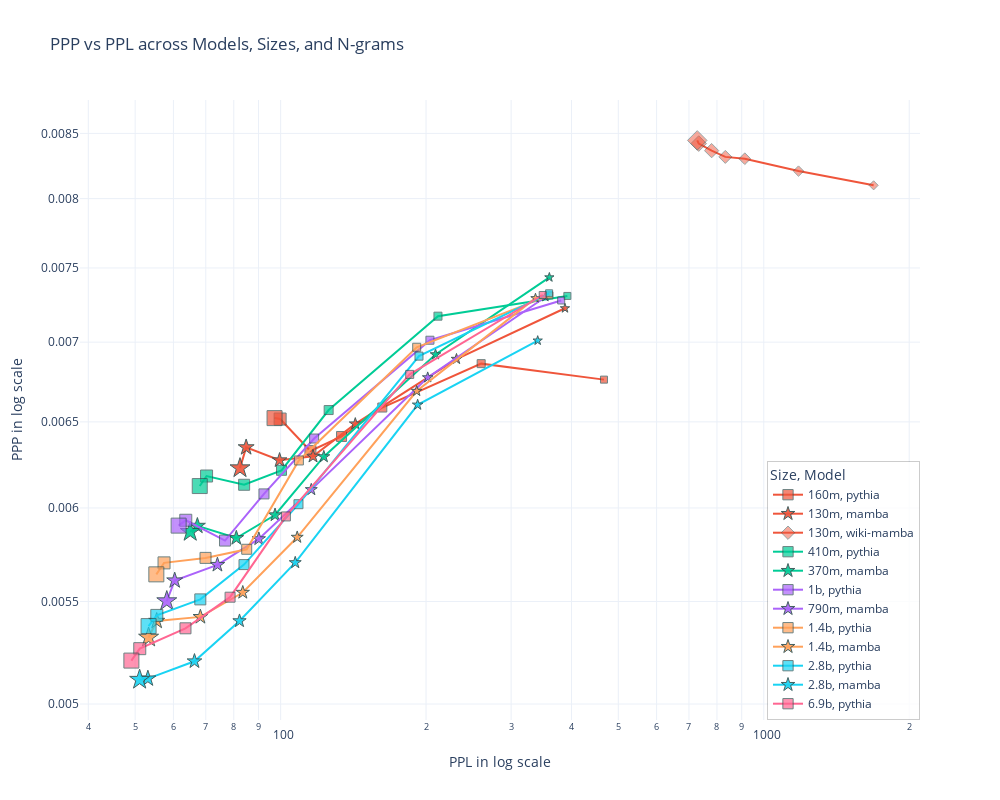

The notebook cell this image was saved under:
### Code cell
df_sorted = df.sort_values(["size_num", "model",  "ngram"])

df_sorted = df_sorted[df_sorted.model.isin([
    'wiki-mamba',
    'mamba',
    'pythia'
])]

ngram_to_size = {
    2: 7,
    3: 8,
    5: 9,
    7: 10,
    10: 11,
    20: 12,
    1000: 15
}
df_sorted['marker_size'] = df_sorted['ngram'].map(ngram_to_size)

# comparible sizes together 
size_to_group = {
    '130m': '130m - 160m',
    '160m': '130m - 160m',
    '370m': '370m - 410m',
    '410m': '370m - 410m',
    '790m': '790m - 1b',
    '1b': '790m - 1b',
    '1.4b': '1.4b',
    '2.8b': '2.8b',
    '6.9b': '6.9b',
}
df_sorted['size_group'] = df_sorted['size'].map(size_to_group)

fig = px.scatter(
    df_sorted,
    x="PPL",
    y="PPP",
    color="size_group",           # unique color for each (model + size)
    symbol="model",               # marker shape per model type
    # facet_col="model",
    hover_data=["model", "size", "ngram", "PPP", "PPL"],
    title="PPP vs PPL across Models, Sizes, and N-grams",
    log_x=True,
    log_y=True,
    color_continuous_scale=px.colors.sequential.Viridis,
    width=1000,
    height=800
).update_traces(mode='lines+markers', line=dict(width=2))

fig.update_traces(marker=dict(size=df_sorted['marker_size'], opacity=0.8, line=dict(width=1, color='DarkSlateGrey')))

symbol_map = {
    'mamba': 'star',
    'pythia': 'square',
    'wiki-mamba': 'diamond'
}

opacity_map = {
    'mamba': 0.9,
    'pythia': 0.7,
    'wiki-mamba': 0.5
}

for trace in fig.data:
    model = trace.name.split(',')[1].strip()  # Extract model name from trace name
    if model in symbol_map:
        trace.marker.symbol = symbol_map[model]
    if model in opacity_map:
        trace.marker.opacity = opacity_map[model]
    
for trace in fig.data:
    # Split the trace name into parts
    parts = [p.strip() for p in trace.name.split(',')]
    if len(parts) < 2:
        continue  # skip if unexpected format

    group_name, model_name = parts[0], parts[1]

    # Filter by both size_group and model
    sizes_in_group = df_sorted.loc[
        (df_sorted['size_group'] == group_name) &
        (df_sorted['model'] == model_name),
        'size'
    ].unique()

    # Use just the single size (should almost always be one)
    if len(sizes_in_group) == 1:
        label = f"{sizes_in_group[0]}, {model_name}"
    else:
        # fallback if somehow multiple sizes exist
        label = f"{'/'.join(sizes_in_group)}, {model_name}"

    trace.name = label

# Clean layout
fig.update_layout(
    legend_title_text="Size, Model",
    template="plotly_white",
    xaxis_title="PPL in log scale",
    yaxis_title="PPP in log scale",
    # legend in bottom right corner
    legend=dict(
        x=1,
        y=0,
        xanchor='right',
        yanchor='bottom',
        bgcolor='rgba(255,255,255,0.8)',
        bordercolor='rgba(0,0,0,0.2)',
        borderwidth=1
    )
)

fig.show()

### Figure 1 — Plotly figure (JSON) as saved in the notebook; plotly's stock layout.template omitted (floating-point values rounded to 4 significant figures)
{"data": [{"customdata": [["pythia", "160m", 2], ["pythia", "160m", 3], ["pythia", "160m", 5], ["pythia", "160m", 7], ["pythia", "160m", 10], ["pythia", "160m", 20], ["pythia", "160m", 1000]], "hovertemplate": "size_group=130m - 160m<br>model=%{customdata[0]}<br>PPL=%{x}<br>PPP=%{y}<br>size=%{customdata[1]}<br>ngram=%{customdata[2]}<extra></extra>", "legendgroup": "130m - 160m, pythia", "line": {"width": 2}, "marker": {"color": "#EF553B", "line": {"color": "DarkSlateGrey", "width": 1}, "opacity": 0.7, "size": [7, 8, 9, 10, 11, 12, 15, 7, 8, 9, 10, 11, 12, 15, 7, 8, 9, 10, 11, 12, 15, 7, 8, 9, 10, 11, 12, 15, 7, 8, 9, 10, 11, 12, 15, 7, 8, 9, 10, 11, 12, 15, 7, 8, 9, 10, 11, 12, 15, 7, 8, 9, 10, 11, 12, 15, 7, 8, 9, 10, 11, 12, 15, 7, 8, 9, 10, 11, 12, 15, 7, 8, 9, 10, 11, 12, 15, 7, 8, 9, 10, 11, 12, 15, 7, 8, 9, 10, 11, 12, 15], "symbol": "square"}, "mode": "lines+markers", "name": "160m, pythia", "orientation": "v", "showlegend": true, "type": "scatter", "x": [466.9, 260.1, 162.4, 133.7, 115.3, 99.78, 97.16], "xaxis": "x", "y": [0.00676, 0.006862, 0.006587, 0.006412, 0.006327, 0.006517, 0.006523], "yaxis": "y"}, {"customdata": [["mamba", "130m", 2], ["mamba", "130m", 3], ["mamba", "130m", 5], ["mamba", "130m", 7], ["mamba", "130m", 10], ["mamba", "130m", 20], ["mamba", "130m", 1000]], "hovertemplate": "size_group=130m - 160m<br>model=%{customdata[0]}<br>PPL=%{x}<br>PPP=%{y}<br>size=%{customdata[1]}<br>ngram=%{customdata[2]}<extra></extra>", "legendgroup": "130m - 160m, mamba", "line": {"width": 2}, "marker": {"color": "#EF553B", "line": {"color": "DarkSlateGrey", "width": 1}, "opacity": 0.9, "size": [7, 8, 9, 10, 11, 12, 15, 7, 8, 9, 10, 11, 12, 15, 7, 8, 9, 10, 11, 12, 15, 7, 8, 9, 10, 11, 12, 15, 7, 8, 9, 10, 11, 12, 15, 7, 8, 9, 10, 11, 12, 15, 7, 8, 9, 10, 11, 12, 15, 7, 8, 9, 10, 11, 12, 15, 7, 8, 9, 10, 11, 12, 15, 7, 8, 9, 10, 11, 12, 15, 7, 8, 9, 10, 11, 12, 15, 7, 8, 9, 10, 11, 12, 15, 7, 8, 9, 10, 11, 12, 15], "symbol": "star"}, "mode": "lines+markers", "name": "130m, mamba", "orientation": "v", "showlegend": true, "type": "scatter", "x": [387.7, 231.2, 142.8, 116.7, 99.51, 84.86, 82.41], "xaxis": "x", "y": [0.007224, 0.006891, 0.006488, 0.006295, 0.006272, 0.006348, 0.006226], "yaxis": "y"}, {"customdata": [["wiki-mamba", "130m", 2], ["wiki-mamba", "130m", 3], ["wiki-mamba", "130m", 5], ["wiki-mamba", "130m", 7], ["wiki-mamba", "130m", 10], ["wiki-mamba", "130m", 20], ["wiki-mamba", "130m", 1000]], "hovertemplate": "size_group=130m - 160m<br>model=%{customdata[0]}<br>PPL=%{x}<br>PPP=%{y}<br>size=%{customdata[1]}<br>ngram=%{customdata[2]}<extra></extra>", "legendgroup": "130m - 160m, wiki-mamba", "line": {"width": 2}, "marker": {"color": "#EF553B", "line": {"color": "DarkSlateGrey", "width": 1}, "opacity": 0.5, "size": [7, 8, 9, 10, 11, 12, 15, 7, 8, 9, 10, 11, 12, 15, 7, 8, 9, 10, 11, 12, 15, 7, 8, 9, 10, 11, 12, 15, 7, 8, 9, 10, 11, 12, 15, 7, 8, 9, 10, 11, 12, 15, 7, 8, 9, 10, 11, 12, 15, 7, 8, 9, 10, 11, 12, 15, 7, 8, 9, 10, 11, 12, 15, 7, 8, 9, 10, 11, 12, 15, 7, 8, 9, 10, 11, 12, 15, 7, 8, 9, 10, 11, 12, 15, 7, 8, 9, 10, 11, 12, 15], "symbol": "diamond"}, "mode": "lines+markers", "name": "130m, wiki-mamba", "orientation": "v", "showlegend": true, "type": "scatter", "x": [1688.0, 1180.0, 913.5, 832.4, 779.9, 733.4, 728.2], "xaxis": "x", "y": [0.008099, 0.008207, 0.008302, 0.008316, 0.008365, 0.00842, 0.008445], "yaxis": "y"}, {"customdata": [["pythia", "410m", 2], ["pythia", "410m", 3], ["pythia", "410m", 5], ["pythia", "410m", 7], ["pythia", "410m", 10], ["pythia", "410m", 20], ["pythia", "410m", 1000]], "hovertemplate": "size_group=370m - 410m<br>model=%{customdata[0]}<br>PPL=%{x}<br>PPP=%{y}<br>size=%{customdata[1]}<br>ngram=%{customdata[2]}<extra></extra>", "legendgroup": "370m - 410m, pythia", "line": {"width": 2}, "marker": {"color": "#00cc96", "line": {"color": "DarkSlateGrey", "width": 1}, "opacity": 0.7, "size": [7, 8, 9, 10, 11, 12, 15, 7, 8, 9, 10, 11, 12, 15, 7, 8, 9, 10, 11, 12, 15, 7, 8, 9, 10, 11, 12, 15, 7, 8, 9, 10, 11, 12, 15, 7, 8, 9, 10, 11, 12, 15, 7, 8, 9, 10, 11, 12, 15, 7, 8, 9, 10, 11, 12, 15, 7, 8, 9, 10, 11, 12, 15, 7, 8, 9, 10, 11, 12, 15, 7, 8, 9, 10, 11, 12, 15, 7, 8, 9, 10, 11, 12, 15, 7, 8, 9, 10, 11, 12, 15], "symbol": "square"}, "mode": "lines+markers", "name": "410m, pythia", "orientation": "v", "showlegend": true, "type": "scatter", "x": [392.1, 211.7, 125.7, 100.4, 84.04, 70.27, 68.02], "xaxis": "x", "y": [0.007308, 0.007171, 0.006572, 0.006214, 0.006131, 0.006181, 0.006123], "yaxis": "y"}, {"customdata": [["mamba", "370m", 2], ["mamba", "370m", 3], ["mamba", "370m", 5], ["mamba", "370m", 7], ["mamba", "370m", 10], ["mamba", "370m", 20], ["mamba", "370m", 1000]], "hovertemplate": "size_group=370m - 410m<br>model=%{customdata[0]}<br>PPL=%{x}<br>PPP=%{y}<br>size=%{customdata[1]}<br>ngram=%{customdata[2]}<extra></extra>", "legendgroup": "370m - 410m, mamba", "line": {"width": 2}, "marker": {"color": "#00cc96", "line": {"color": "DarkSlateGrey", "width": 1}, "opacity": 0.9, "size": [7, 8, 9, 10, 11, 12, 15, 7, 8, 9, 10, 11, 12, 15, 7, 8, 9, 10, 11, 12, 15, 7, 8, 9, 10, 11, 12, 15, 7, 8, 9, 10, 11, 12, 15, 7, 8, 9, 10, 11, 12, 15, 7, 8, 9, 10, 11, 12, 15, 7, 8, 9, 10, 11, 12, 15, 7, 8, 9, 10, 11, 12, 15, 7, 8, 9, 10, 11, 12, 15, 7, 8, 9, 10, 11, 12, 15, 7, 8, 9, 10, 11, 12, 15, 7, 8, 9, 10, 11, 12, 15], "symbol": "star"}, "mode": "lines+markers", "name": "370m, mamba", "orientation": "v", "showlegend": true, "type": "scatter", "x": [359.9, 209.2, 122.9, 97.39, 80.98, 67.26, 65.0], "xaxis": "x", "y": [0.007435, 0.00692, 0.006293, 0.005961, 0.005835, 0.005901, 0.005869], "yaxis": "y"}, {"customdata": [["pythia", "1b", 2], ["pythia", "1b", 3], ["pythia", "1b", 5], ["pythia", "1b", 7], ["pythia", "1b", 10], ["pythia", "1b", 20], ["pythia", "1b", 1000]], "hovertemplate": "size_group=790m - 1b<br>model=%{customdata[0]}<br>PPL=%{x}<br>PPP=%{y}<br>size=%{customdata[1]}<br>ngram=%{customdata[2]}<extra></extra>", "legendgroup": "790m - 1b, pythia", "line": {"width": 2}, "marker": {"color": "#ab63fa", "line": {"color": "DarkSlateGrey", "width": 1}, "opacity": 0.7, "size": [7, 8, 9, 10, 11, 12, 15, 7, 8, 9, 10, 11, 12, 15, 7, 8, 9, 10, 11, 12, 15, 7, 8, 9, 10, 11, 12, 15, 7, 8, 9, 10, 11, 12, 15, 7, 8, 9, 10, 11, 12, 15, 7, 8, 9, 10, 11, 12, 15, 7, 8, 9, 10, 11, 12, 15, 7, 8, 9, 10, 11, 12, 15, 7, 8, 9, 10, 11, 12, 15, 7, 8, 9, 10, 11, 12, 15, 7, 8, 9, 10, 11, 12, 15, 7, 8, 9, 10, 11, 12, 15], "symbol": "square"}, "mode": "lines+markers", "name": "1b, pythia", "orientation": "v", "showlegend": true, "type": "scatter", "x": [380.8, 203.7, 117.3, 92.38, 76.73, 63.64, 61.51], "xaxis": "x", "y": [0.007277, 0.007013, 0.0064, 0.006079, 0.005821, 0.005932, 0.005902], "yaxis": "y"}, {"customdata": [["mamba", "790m", 2], ["mamba", "790m", 3], ["mamba", "790m", 5], ["mamba", "790m", 7], ["mamba", "790m", 10], ["mamba", "790m", 20], ["mamba", "790m", 1000]], "hovertemplate": "size_group=790m - 1b<br>model=%{customdata[0]}<br>PPL=%{x}<br>PPP=%{y}<br>size=%{customdata[1]}<br>ngram=%{customdata[2]}<extra></extra>", "legendgroup": "790m - 1b, mamba", "line": {"width": 2}, "marker": {"color": "#ab63fa", "line": {"color": "DarkSlateGrey", "width": 1}, "opacity": 0.9, "size": [7, 8, 9, 10, 11, 12, 15, 7, 8, 9, 10, 11, 12, 15, 7, 8, 9, 10, 11, 12, 15, 7, 8, 9, 10, 11, 12, 15, 7, 8, 9, 10, 11, 12, 15, 7, 8, 9, 10, 11, 12, 15, 7, 8, 9, 10, 11, 12, 15, 7, 8, 9, 10, 11, 12, 15, 7, 8, 9, 10, 11, 12, 15, 7, 8, 9, 10, 11, 12, 15, 7, 8, 9, 10, 11, 12, 15, 7, 8, 9, 10, 11, 12, 15, 7, 8, 9, 10, 11, 12, 15], "symbol": "star"}, "mode": "lines+markers", "name": "790m, mamba", "orientation": "v", "showlegend": true, "type": "scatter", "x": [353.1, 201.6, 115.7, 90.14, 74.0, 60.37, 58.13], "xaxis": "x", "y": [0.0073, 0.006774, 0.006103, 0.00583, 0.005691, 0.005608, 0.005502], "yaxis": "y"}, {"customdata": [["pythia", "1.4b", 2], ["pythia", "1.4b", 3], ["pythia", "1.4b", 5], ["pythia", "1.4b", 7], ["pythia", "1.4b", 10], ["pythia", "1.4b", 20], ["pythia", "1.4b", 1000]], "hovertemplate": "size_group=1.4b<br>model=%{customdata[0]}<br>PPL=%{x}<br>PPP=%{y}<br>size=%{customdata[1]}<br>ngram=%{customdata[2]}<extra></extra>", "legendgroup": "1.4b, pythia", "line": {"width": 2}, "marker": {"color": "#FFA15A", "line": {"color": "DarkSlateGrey", "width": 1}, "opacity": 0.7, "size": [7, 8, 9, 10, 11, 12, 15, 7, 8, 9, 10, 11, 12, 15, 7, 8, 9, 10, 11, 12, 15, 7, 8, 9, 10, 11, 12, 15, 7, 8, 9, 10, 11, 12, 15, 7, 8, 9, 10, 11, 12, 15, 7, 8, 9, 10, 11, 12, 15, 7, 8, 9, 10, 11, 12, 15, 7, 8, 9, 10, 11, 12, 15, 7, 8, 9, 10, 11, 12, 15, 7, 8, 9, 10, 11, 12, 15, 7, 8, 9, 10, 11, 12, 15, 7, 8, 9, 10, 11, 12, 15], "symbol": "square"}, "mode": "lines+markers", "name": "1.4b, pythia", "orientation": "v", "showlegend": true, "type": "scatter", "x": [360.0, 191.3, 109.1, 85.08, 69.92, 57.38, 55.31], "xaxis": "x", "y": [0.007311, 0.006967, 0.006271, 0.005774, 0.005728, 0.005701, 0.005641], "yaxis": "y"}, {"customdata": [["mamba", "1.4b", 2], ["mamba", "1.4b", 3], ["mamba", "1.4b", 5], ["mamba", "1.4b", 7], ["mamba", "1.4b", 10], ["mamba", "1.4b", 20], ["mamba", "1.4b", 1000]], "hovertemplate": "size_group=1.4b<br>model=%{customdata[0]}<br>PPL=%{x}<br>PPP=%{y}<br>size=%{customdata[1]}<br>ngram=%{customdata[2]}<extra></extra>", "legendgroup": "1.4b, mamba", "line": {"width": 2}, "marker": {"color": "#FFA15A", "line": {"color": "DarkSlateGrey", "width": 1}, "opacity": 0.9, "size": [7, 8, 9, 10, 11, 12, 15, 7, 8, 9, 10, 11, 12, 15, 7, 8, 9, 10, 11, 12, 15, 7, 8, 9, 10, 11, 12, 15, 7, 8, 9, 10, 11, 12, 15, 7, 8, 9, 10, 11, 12, 15, 7, 8, 9, 10, 11, 12, 15, 7, 8, 9, 10, 11, 12, 15, 7, 8, 9, 10, 11, 12, 15, 7, 8, 9, 10, 11, 12, 15, 7, 8, 9, 10, 11, 12, 15, 7, 8, 9, 10, 11, 12, 15, 7, 8, 9, 10, 11, 12, 15], "symbol": "star"}, "mode": "lines+markers", "name": "1.4b, mamba", "orientation": "v", "showlegend": true, "type": "scatter", "x": [336.9, 191.3, 108.2, 83.5, 68.23, 55.4, 53.3], "xaxis": "x", "y": [0.007292, 0.006689, 0.005839, 0.005546, 0.005422, 0.005401, 0.005319], "yaxis": "y"}, {"customdata": [["pythia", "2.8b", 2], ["pythia", "2.8b", 3], ["pythia", "2.8b", 5], ["pythia", "2.8b", 7], ["pythia", "2.8b", 10], ["pythia", "2.8b", 20], ["pythia", "2.8b", 1000]], "hovertemplate": "size_group=2.8b<br>model=%{customdata[0]}<br>PPL=%{x}<br>PPP=%{y}<br>size=%{customdata[1]}<br>ngram=%{customdata[2]}<extra></extra>", "legendgroup": "2.8b, pythia", "line": {"width": 2}, "marker": {"color": "#19d3f3", "line": {"color": "DarkSlateGrey", "width": 1}, "opacity": 0.7, "size": [7, 8, 9, 10, 11, 12, 15, 7, 8, 9, 10, 11, 12, 15, 7, 8, 9, 10, 11, 12, 15, 7, 8, 9, 10, 11, 12, 15, 7, 8, 9, 10, 11, 12, 15, 7, 8, 9, 10, 11, 12, 15, 7, 8, 9, 10, 11, 12, 15, 7, 8, 9, 10, 11, 12, 15, 7, 8, 9, 10, 11, 12, 15, 7, 8, 9, 10, 11, 12, 15, 7, 8, 9, 10, 11, 12, 15, 7, 8, 9, 10, 11, 12, 15, 7, 8, 9, 10, 11, 12, 15], "symbol": "square"}, "mode": "lines+markers", "name": "2.8b, pythia", "orientation": "v", "showlegend": true, "type": "scatter", "x": [359.5, 193.4, 108.9, 83.99, 68.2, 55.43, 53.31], "xaxis": "x", "y": [0.007325, 0.00691, 0.006021, 0.005692, 0.005511, 0.005429, 0.005376], "yaxis": "y"}, {"customdata": [["mamba", "2.8b", 2], ["mamba", "2.8b", 3], ["mamba", "2.8b", 5], ["mamba", "2.8b", 7], ["mamba", "2.8b", 10], ["mamba", "2.8b", 20], ["mamba", "2.8b", 1000]], "hovertemplate": "size_group=2.8b<br>model=%{customdata[0]}<br>PPL=%{x}<br>PPP=%{y}<br>size=%{customdata[1]}<br>ngram=%{customdata[2]}<extra></extra>", "legendgroup": "2.8b, mamba", "line": {"width": 2}, "marker": {"color": "#19d3f3", "line": {"color": "DarkSlateGrey", "width": 1}, "opacity": 0.9, "size": [7, 8, 9, 10, 11, 12, 15, 7, 8, 9, 10, 11, 12, 15, 7, 8, 9, 10, 11, 12, 15, 7, 8, 9, 10, 11, 12, 15, 7, 8, 9, 10, 11, 12, 15, 7, 8, 9, 10, 11, 12, 15, 7, 8, 9, 10, 11, 12, 15, 7, 8, 9, 10, 11, 12, 15, 7, 8, 9, 10, 11, 12, 15, 7, 8, 9, 10, 11, 12, 15, 7, 8, 9, 10, 11, 12, 15, 7, 8, 9, 10, 11, 12, 15, 7, 8, 9, 10, 11, 12, 15], "symbol": "star"}, "mode": "lines+markers", "name": "2.8b, mamba", "orientation": "v", "showlegend": true, "type": "scatter", "x": [340.4, 192.1, 107.2, 82.21, 66.33, 53.13, 51.08], "xaxis": "x", "y": [0.00701, 0.006604, 0.005702, 0.005401, 0.005203, 0.00512, 0.005115], "yaxis": "y"}, {"customdata": [["pythia", "6.9b", 2], ["pythia", "6.9b", 3], ["pythia", "6.9b", 5], ["pythia", "6.9b", 7], ["pythia", "6.9b", 10], ["pythia", "6.9b", 20], ["pythia", "6.9b", 1000]], "hovertemplate": "size_group=6.9b<br>model=%{customdata[0]}<br>PPL=%{x}<br>PPP=%{y}<br>size=%{customdata[1]}<br>ngram=%{customdata[2]}<extra></extra>", "legendgroup": "6.9b, pythia", "line": {"width": 2}, "marker": {"color": "#FF6692", "line": {"color": "DarkSlateGrey", "width": 1}, "opacity": 0.7, "size": [7, 8, 9, 10, 11, 12, 15, 7, 8, 9, 10, 11, 12, 15, 7, 8, 9, 10, 11, 12, 15, 7, 8, 9, 10, 11, 12, 15, 7, 8, 9, 10, 11, 12, 15, 7, 8, 9, 10, 11, 12, 15, 7, 8, 9, 10, 11, 12, 15, 7, 8, 9, 10, 11, 12, 15, 7, 8, 9, 10, 11, 12, 15, 7, 8, 9, 10, 11, 12, 15, 7, 8, 9, 10, 11, 12, 15, 7, 8, 9, 10, 11, 12, 15, 7, 8, 9, 10, 11, 12, 15], "symbol": "square"}, "mode": "lines+markers", "name": "6.9b, pythia", "orientation": "v", "showlegend": true, "type": "scatter", "x": [348.7, 185.0, 102.6, 78.6, 63.55, 51.11, 49.11], "xaxis": "x", "y": [0.007314, 0.006793, 0.005953, 0.005522, 0.005365, 0.005264, 0.005206], "yaxis": "y"}], "layout": {"height": 800, "legend": {"bgcolor": "rgba(255,255,255,0.8)", "bordercolor": "rgba(0,0,0,0.2)", "borderwidth": 1, "title": {"text": "Size, Model"}, "tracegroupgap": 0, "x": 1, "xanchor": "right", "y": 0, "yanchor": "bottom"}, "title": {"text": "PPP vs PPL across Models, Sizes, and N-grams"}, "width": 1000, "xaxis": {"anchor": "y", "domain": [0, 1], "title": {"text": "PPL in log scale"}, "type": "log"}, "yaxis": {"anchor": "x", "domain": [0, 1], "title": {"text": "PPP in log scale"}, "type": "log"}}}
